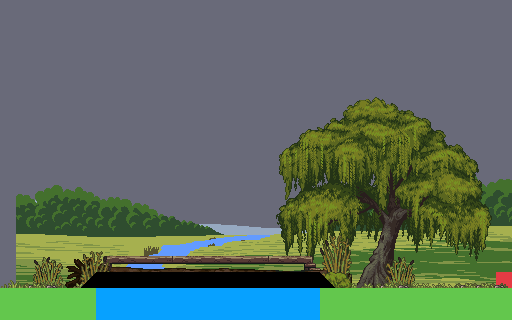

The image is a tile-based game level rendered from a .tmx file. Its description and source (layers, tilesets, objects; grid data summarised) follow:
An orthogonal 32x20 tile map with 16x16 px tiles, 15 tile layers (Bg_plains_mountain, BG_plains_hills, BG_plains_plains, BG_plains_river, ...), 23 tilesets and 4 objects (2x X_on_water, X_critter_flying, X_bird_flying).

<map version="1.4" tiledversion="1.4.2" orientation="orthogonal" renderorder="right-down" compressionlevel="0" width="32" height="20" tilewidth="16" tileheight="16" infinite="0" backgroundcolor="#696A79" nextlayerid="17" nextobjectid="1"><tileset firstgid="1" name="Floor_Tiles2" tilewidth="16" tileheight="16" tilecount="648" columns="18" objectalignment="topleft" margin="0" spacing="0"><image source="../../../tiles/tiles/Floor Tiles2.png" width="288" height="576" /></tileset><tileset firstgid="649" name="Other_Tiles2" tilewidth="16" tileheight="16" tilecount="252" columns="18" objectalignment="topleft" margin="0" spacing="0"><image source="../../../tiles/tiles/Other Tiles2.png" width="288" height="224" /></tileset><tileset firstgid="901" name="Trees_foliage_trunk" tilewidth="16" tileheight="16" tilecount="1040" columns="80" objectalignment="topleft" margin="0" spacing="0"><image source="../../../tiles/trees/Trees_foliage_trunk.png" width="1280" height="208" /></tileset><tileset firstgid="1941" name="Tall_Grass" tilewidth="16" tileheight="16" tilecount="12" columns="6" objectalignment="topleft" margin="0" spacing="0"><image source="../../../tiles/int_ext_decoration/Tall Grass.png" width="96" height="32" /></tileset><tileset firstgid="1953" name="Decor" tilewidth="16" tileheight="16" tilecount="884" columns="26" objectalignment="topleft" margin="0" spacing="0"><image source="../../../tiles/int_ext_decoration/Decor.png" width="416" height="544" /></tileset><tileset firstgid="2837" name="Background_layers_layer_1" tilewidth="16" tileheight="16" tilecount="1408" columns="64" objectalignment="topleft" margin="0" spacing="0"><image source="../../../backgrounds/Normal BG/Background layers_layer 1.png" width="1024" height="346" /></tileset><tileset firstgid="4245" name="Garden_Decorations" tilewidth="16" tileheight="16" tilecount="112" columns="14" objectalignment="topleft" margin="0" spacing="0"><image source="../../../tiles/int_ext_decoration/Garden Decorations.png" width="224" height="128" /></tileset><tileset firstgid="4357" name="Farming_Tiles_and_Crops_32x32" tilewidth="16" tileheight="16" tilecount="1536" columns="48" objectalignment="topleft" margin="0" spacing="0"><image source="../../../tiles/int_ext_decoration/Farming Tiles and Crops 32x32.png" width="768" height="512" /></tileset><tileset firstgid="5893" name="Campfire_sheet" tilewidth="16" tileheight="16" tilecount="180" columns="10" objectalignment="topleft" margin="0" spacing="0"><image source="../../../tiles/animated/Campfire sheet.png" width="160" height="288" /></tileset><tileset firstgid="6073" name="Animated_Water_Tiles" tilewidth="16" tileheight="16" tilecount="880" columns="40" objectalignment="topleft" margin="0" spacing="0"><image source="../../../tiles/water/Animated Water Tiles.png" width="640" height="352" /></tileset><tileset firstgid="6953" name="Weeping_Willow1" tilewidth="16" tileheight="16" tilecount="168" columns="14" objectalignment="topleft" margin="0" spacing="0"><image source="../../../tiles/trees/Weeping Willow1.png" width="224" height="192" /></tileset><tileset firstgid="7121" name="Pixel_Art_Village" tilewidth="16" tileheight="16" tilecount="3150" columns="63" objectalignment="topleft" margin="0" spacing="0"><image source="../../../tiles/buildings/Pixel Art Village full sheet.png" width="996" height="800" /></tileset><tileset firstgid="10271" name="Pine_forest_sheet" tilewidth="16" tileheight="16" tilecount="637" columns="49" objectalignment="topleft" margin="0" spacing="0"><image source="../../../tiles/trees/Pine forest sheet.png" width="776" height="208" /></tileset><tileset firstgid="10908" name="Plains_parallax" tilewidth="16" tileheight="16" tilecount="3200" columns="40" objectalignment="topleft" margin="0" spacing="0"><image source="../../../backgrounds/Plains parallax.png" width="640" height="1280" /></tileset><tileset firstgid="14108" name="SSW_Tavern" tilewidth="16" tileheight="16" tilecount="3672" columns="68" objectalignment="topleft" margin="0" spacing="0"><image source="../../../tiles/buildings/SSW_Tavern.png" width="1088" height="864" /></tileset><tileset firstgid="17780" name="SSW_Interriors" tilewidth="16" tileheight="16" tilecount="3400" columns="68" objectalignment="topleft" margin="0" spacing="0"><image source="../../../tiles/buildings/SSW_Interriors.png" width="1088" height="800" /></tileset><tileset firstgid="21180" name="SSW_Buildings_and_Ruins" tilewidth="16" tileheight="16" tilecount="3552" columns="74" objectalignment="topleft" margin="0" spacing="0"><image source="../../../tiles/buildings/SSW_Buildings_and_Ruins.png" width="1184" height="768" /></tileset><tileset firstgid="24732" name="SSW_Workplaces" tilewidth="16" tileheight="16" tilecount="1352" columns="52" objectalignment="topleft" margin="0" spacing="0"><image source="../../../tiles/buildings/SSW_Workplaces.png" width="832" height="416" /></tileset><tileset firstgid="26084" name="House_Furniture_Tiles_32x32" tilewidth="16" tileheight="16" tilecount="936" columns="36" objectalignment="topleft" margin="0" spacing="0"><image source="../../../tiles/int_ext_decoration/House Furniture Tiles 32x32.png" width="576" height="416" /></tileset><tileset firstgid="27020" name="Castle_Tiles2" tilewidth="16" tileheight="16" tilecount="416" columns="26" objectalignment="topleft" margin="0" spacing="0"><image source="../../../tiles/buildings/Castle Tiles.png" width="416" height="256" /></tileset><tileset firstgid="27436" name="Characters_sheet1" tilewidth="16" tileheight="16" tilecount="2400" columns="40" objectalignment="topleft" margin="0" spacing="0"><image source="../../../../../../public/ASSORTED/characters/char_passive/characters sheet1.png" width="640" height="960" /></tileset><tileset firstgid="29836" name="Collsion_mask" tilewidth="16" tileheight="16" tilecount="20" columns="4" objectalignment="topleft" margin="0" spacing="0"><image source="../../../tiles/tiles/collsion-mask.png" width="64" height="80" /></tileset><tileset firstgid="29856" name="Terrain" tilewidth="16" tileheight="16" tilecount="4" columns="4" objectalignment="topleft"><image source="Terrain.intgrid.png" width="64" height="16" /></tileset><layer id="1" name="Bg_plains_mountain" width="32" height="20" opacity="1"><data>[640 cells, 310 non-empty, 310 distinct tile ids]</data></layer><layer id="2" name="BG_plains_hills" width="32" height="20" opacity="1"><data>[640 cells, 310 non-empty, 310 distinct tile ids]</data></layer><layer id="3" name="BG_plains_plains" width="32" height="20" opacity="1"><data>[640 cells, 212 non-empty, 210 distinct tile ids]</data></layer><layer id="4" name="BG_plains_river" width="32" height="20" opacity="1"><data>[640 cells, 184 non-empty, 184 distinct tile ids]</data></layer><layer id="5" name="Weeping_Willow" width="32" height="20" opacity="1"><data>[640 cells, 168 non-empty, 168 distinct tile ids]</data></layer><layer id="6" name="Bridge_level_2_wood_1" width="32" height="20" opacity="1"><data>[640 cells, 28 non-empty, 22 distinct tile ids]</data></layer><layer id="7" name="Bridge_level_2_wood_2" width="32" height="20" opacity="1"><data>[640 cells, 2 non-empty, 2 distinct tile ids]</data></layer><layer id="8" name="Bridge_level_1_log" width="32" height="20" opacity="1"><data>[640 cells, 54 non-empty, 54 distinct tile ids]</data></layer><layer id="9" name="Decor_shimmer" width="32" height="20" opacity="1"><data>[640 cells, 24 non-empty, 12 distinct tile ids]</data></layer><layer id="10" name="Water_tile" width="32" height="20" opacity="1"><data>[640 cells, 28 non-empty, 12 distinct tile ids]</data></layer><layer id="11" name="Terrain_Tiles" width="32" height="20" opacity="1"><data>[640 cells, 36 non-empty, 14 distinct tile ids]</data></layer><layer id="12" name="Grass_decoration_bg" width="32" height="20" opacity="1"><data>[640 cells, 13 non-empty, 7 distinct tile ids]</data></layer><layer id="13" name="Terrain_values" width="32" height="20" opacity="1"><data>[640 cells, 65 non-empty, 3 distinct tile ids]</data></layer><objectgroup id="14" name="Entities"><object name="X_on_water" type="X_on_water" x="144" y="288" width="16" height="16"><properties><property name="__anchorX" type="int" value="144" /><property name="__anchorY" type="int" value="288" /><property name="__cx" type="int" value="9" /><property name="__cy" type="int" value="18" /></properties></object><object name="X_on_water" type="X_on_water" x="256" y="288" width="16" height="16"><properties><property name="__anchorX" type="int" value="256" /><property name="__anchorY" type="int" value="288" /><property name="__cx" type="int" value="16" /><property name="__cy" type="int" value="18" /></properties></object><object name="X_critter_flying" type="X_critter_flying" x="64" y="240" width="16" height="16"><properties><property name="__anchorX" type="int" value="64" /><property name="__anchorY" type="int" value="240" /><property name="__cx" type="int" value="4" /><property name="__cy" type="int" value="15" /></properties></object><object name="X_bird_flying" type="X_bird_flying" x="368" y="112" width="32" height="32"><properties><property name="__anchorX" type="int" value="368" /><property name="__anchorY" type="int" value="112" /><property name="__cx" type="int" value="23" /><property name="__cy" type="int" value="7" /></properties></object></objectgroup><layer id="15" name="Grass_decoration_fg" width="32" height="20" opacity="1"><data>[640 cells, 18 non-empty, 12 distinct tile ids]</data></layer><layer id="16" name="Collision_mask" width="32" height="20" opacity="1"><data>[640 cells, 16 non-empty, 3 distinct tile ids]</data></layer></map>
